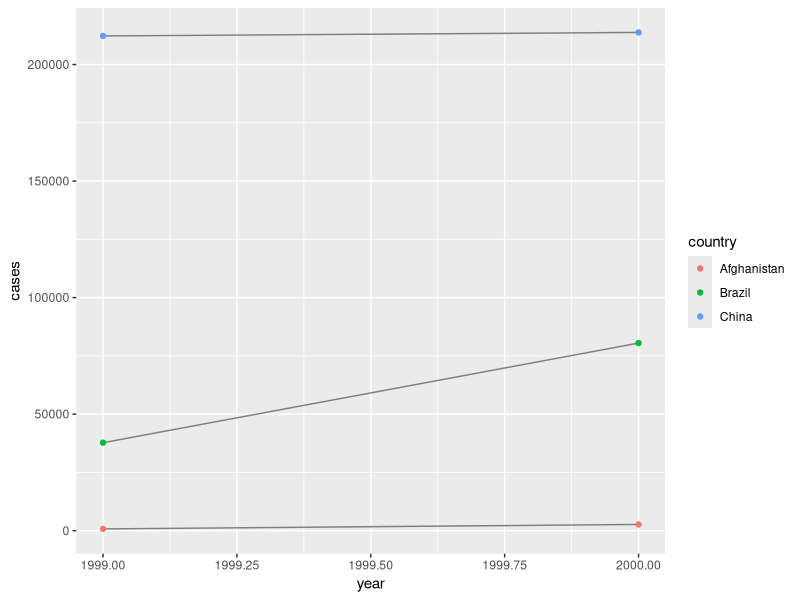
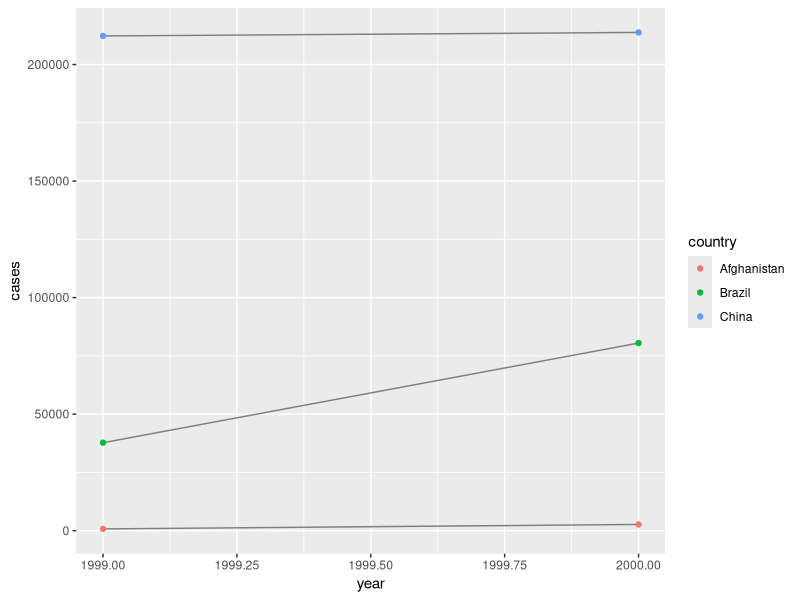
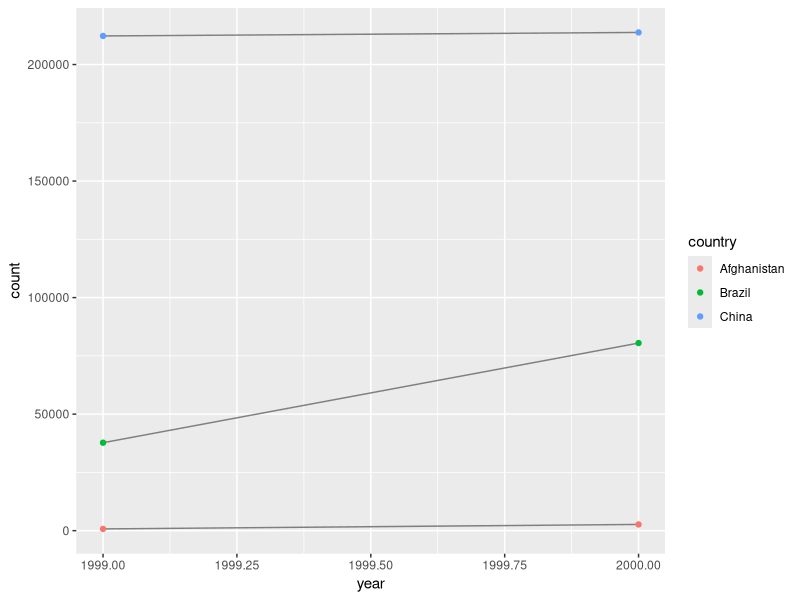

R code for these plots, in order:
## ---- chunk 1
library(tidyverse)
library(ggplot2)
## ---- chunk 2
table1
table2
table3
table4a
table4b

table1 %>% 
  mutate(rate = cases / population * 10000)
table1 %>% 
  count(year, wt = cases)

ggplot(table1, aes(year, cases)) + 
  geom_line(aes(group = country), colour = "grey50") + 
  geom_point(aes(colour = country))

## ---- chunk 3
#T2
T2cases <- table2 %>%
  group_by(country, year) %>%
   filter(type == "cases")
T2cases
T2population <- table2 %>%
  group_by(country, year) %>%
   filter(type == "population")
T2population

newT2 <- bind_cols(T2cases[, c(1:2,4)], T2population[, 4])
newT2
colnames(newT2)[3:4] <- c("cases", "population")
newT2

finalT2 <- newT2 %>%
  mutate(rates = cases / population * 10000)
finalT2

#T4
newT4 <- bind_cols(table4a, table4b[, 2:3])
newT4
colnames(newT4)[2:5] <- c("cases1999", "cases2000", "pop1999", "pop2000")
newT4

finalT4 <- newT4 %>%
  mutate( rate1999 = cases1999 / pop1999 * 10000,
          rate2000 = cases2000 / pop2000 * 10000)
finalT4


## ---- chunk 4
#T1
ggplot(table1, aes(year, cases)) + 
  geom_line(aes(group = country), colour = "grey50") + 
  geom_point(aes(colour = country))

#T2
T2cases <- table2 %>%
  group_by(country, year) %>%
   filter(type == "cases")
T2cases
ggplot(T2cases, aes(year, count)) + 
  geom_line(aes(group = country), colour = "grey50") + 
  geom_point(aes(colour = country))
## ---- chunk 5
table4a %>% 
  gather(`1999`, `2000`, key = "year", value = "cases")
table4b %>% 
  gather(`1999`, `2000`, key = "year", value = "population")

tidy4a <- table4a %>% 
  gather(`1999`, `2000`, key = "year", value = "cases")
tidy4b <- table4b %>% 
  gather(`1999`, `2000`, key = "year", value = "population")
left_join(tidy4a, tidy4b)


## ---- chunk 6
table2
spread(table2, key = type, value = count)

## ---- chunk 7
stocks <- tibble(
  year   = c(2015, 2015, 2016, 2016),
  half  = c(   1,    2,     1,    2),
  return = c(1.88, 0.59, 0.92, 0.17)
)
stocks
stocks %>% 
  spread(year, return) %>% 
  gather("year", "return", `2015`:`2016`)
## ---- chunk 8
#?spread
#?gather

## ---- chunk 9
table4a
#table4a %>% 
#  gather(1999, 2000, key = "year", value = "cases")

#> Error in combine_vars(vars, ind_list): Position must be between 0 and n

table4a %>% 
  gather(`1999`, `2000`, key = "year", value = "cases")

## ---- chunk 10
people <- tribble(
  ~name,             ~key,    ~value,
  #-----------------|--------|------
  "Phillip Woods",   "age",       45,
  "Phillip Woods",   "height",   186,
  "Phillip Woods",   "age",       50,
  "Jessica Cordero", "age",       37,
  "Jessica Cordero", "height",   156
)
people


## ---- chunk 11
preg <- tribble(
  ~pregnant, ~male, ~female,
  "yes",     NA,    10,
  "no",      20,    12
)
